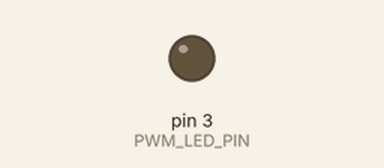
Bench run of a sketch on a simulated Arduino Uno, built with avr-gcc and run on an emulated ATmega328P. On the bench: output pins drawn as LEDs (lit = HIGH).

Above: at 0.05 s.
At 4.65 s:
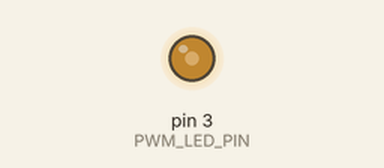
At 9.25 s:
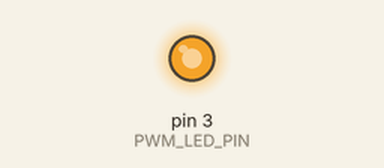
At 18.55 s:
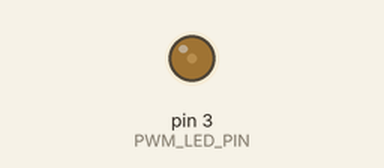
Timing chart, 0 to 26.5 s (numbered marks = the images above):
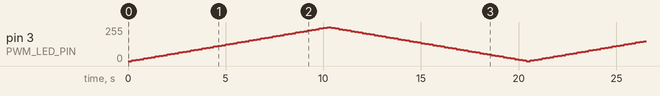

The sketch:

LED_Dim.ino
```cpp
// This is an example of using the Pulse Width Modulation (PWM) pins to
// control the dimming of an LED

// by ben (https://github.com/GeneralBen)

// If console printing is wanted, uncomment this header file
/*#include <Streaming.h>*/ // if you dont have this library, get it.  It makes printing much nicer (c++ ish)

// the arduino board has a few PWM pins.  If 3 is taken, 5, 6, 9, 10 and 11 are also PWM.
#define PWM_LED_PIN 3

void setup()
{
  // serial could begin here.. (uncomment if wanted)
  /*Serial.begin(9600);*/

  // initialize the PWM pin to be an output pin
  pinMode(PWM_LED_PIN, OUTPUT);
}

void loop()
{
  // loop up from 0 - 255 by 5.  (This can be adjusted)
  for(int i = 0; i < 255; i += 5)
  {
    analogWrite(PWM_LED_PIN, i);

    // If you want to see the output of the pin on the serial, uncomment this block
    /*printPWM(i);*/

    // adjust the delay as you see fit
    delay(200);
  }

  // loop back down from 255 - 0 by 5.  (Again, this can be adjusted)
    for(int j = 255; j > 0; j -= 5)
  {
    analogWrite(PWM_LED_PIN, j);

    // If you want to see the output of the pin on the serial, uncomment this block
    /*printPWM(j);*/

    // adjust the delay as you see fit
    delay(200);
  }
}

// this is just a simple print block so you don't have to write it twice
// i commented this out also so if you want to run this you'll need to uncomment this function
/*
void printPWM(int value)
{
  Serial << " PWM = " << value << endl;
}
*/
```
